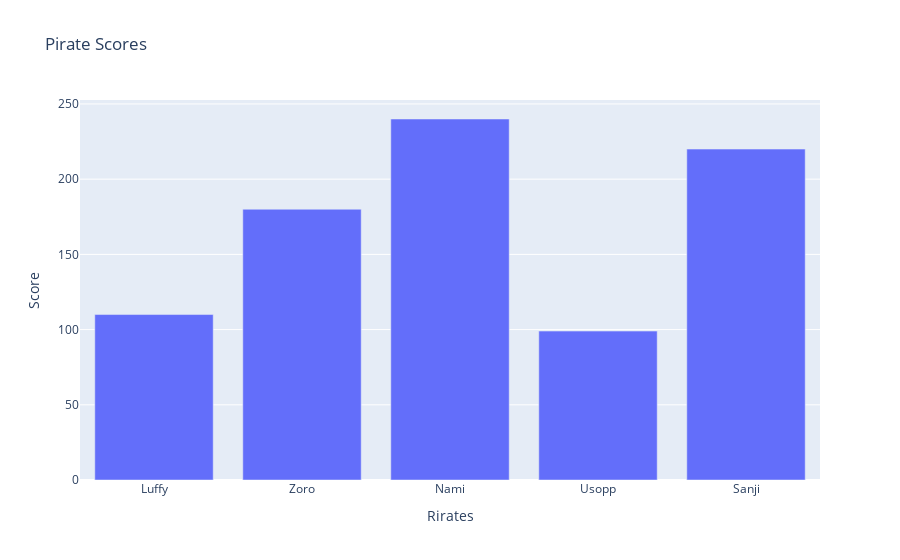

Notebook code for this chart:
### Code cell
graph = go.Figure()
graph.add_trace(go.Bar(x=x1, y=y1))

graph.update_layout(title = 'Pirate Scores',
                    yaxis_title = 'Score',
                    xaxis_title = 'Rirates')

### Figure 1 — Plotly figure (JSON) as saved in the notebook; plotly's stock layout.template omitted (floating-point values rounded to 4 significant figures)
{"data": [{"type": "bar", "x": ["Luffy", "Zoro", "Nami", "Usopp", "Sanji"], "y": [110, 180, 240, 99, 220]}], "layout": {"title": {"text": "Pirate Scores"}, "xaxis": {"title": {"text": "Rirates"}}, "yaxis": {"title": {"text": "Score"}}}}
